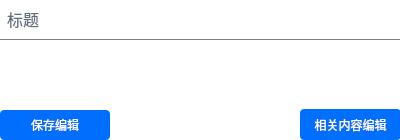
                    <widget class="QWidget" name="dialog" native="true">
                     <property name="geometry">
                      <rect>
                       <x>0</x>
                       <y>10</y>
                       <width>400</width>
                       <height>140</height>
                      </rect>
                     </property>
                     <layout class="QVBoxLayout" name="verticalLayout_34">
                      <property name="spacing">
                       <number>0</number>
                      </property>
                      <property name="leftMargin">
                       <number>0</number>
                      </property>
                      <property name="topMargin">
                       <number>0</number>
                      </property>
                      <property name="rightMargin">
                       <number>0</number>
                      </property>
                      <property name="bottomMargin">
                       <number>0</number>
                      </property>
                      <item>
                       <widget class="QWidget" name="dialogtop" native="true">
                        <property name="minimumSize">
                         <size>
                          <width>400</width>
                          <height>40</height>
                         </size>
                        </property>
                        <property name="maximumSize">
                         <size>
                          <width>400</width>
                          <height>40</height>
                         </size>
                        </property>
                        <property name="styleSheet">
                         <string notr="true">#dialogtop{background-color:white;border-bottom:1px solid gray;}</string>
                        </property>
                        <layout class="QHBoxLayout" name="horizontalLayout_6">
                         <property name="spacing">
                          <number>0</number>
                         </property>
                         <property name="leftMargin">
                          <number>0</number>
                         </property>
                         <property name="topMargin">
                          <number>0</number>
                         </property>
                         <property name="rightMargin">
                          <number>0</number>
                         </property>
                         <property name="bottomMargin">
                          <number>0</number>
                         </property>
                         <item>
                          <widget class="QLabel" name="label_30">
                           <property name="minimumSize">
                            <size>
                             <width>5</width>
                             <height>0</height>
                            </size>
                           </property>
                           <property name="maximumSize">
                            <size>
                             <width>5</width>
                             <height>16777215</height>
                            </size>
                           </property>
                           <property name="text">
                            <string/>
                           </property>
                           <property name="pixmap">
                            <pixmap resource="twoDdisplay.qrc">:/twoDdisplay/rectleft</pixmap>
                           </property>
                          </widget>
                         </item>
                         <item>
                          <widget class="QLineEdit" name="dialogtitle">
                           <property name="minimumSize">
                            <size>
                             <width>0</width>
                             <height>38</height>
                            </size>
                           </property>
                           <property name="maximumSize">
                            <size>
                             <width>16777215</width>
                             <height>38</height>
                            </size>
                           </property>
                           <property name="font">
                            <font>
                             <family>Adobe 黑体 Std R</family>
                             <pointsize>-1</pointsize>
                            </font>
                           </property>
                           <property name="styleSheet">
                            <string notr="true">font-size:16px;
color:rgb(98,109,125);
border:0;</string>
                           </property>
                           <property name="text">
                            <string>标题</string>
                           </property>
                          </widget>
                         </item>
                         <item>
                          <widget class="QPushButton" name="dialogclose">
                           <property name="minimumSize">
                            <size>
                             <width>30</width>
                             <height>30</height>
                            </size>
                           </property>
                           <property name="maximumSize">
                            <size>
                             <width>30</width>
                             <height>30</height>
                            </size>
                           </property>
                           <property name="cursor">
                            <cursorShape>PointingHandCursor</cursorShape>
                           </property>
                           <property name="styleSheet">
                            <string notr="true">QPushButton:hover{
	background-color:transparent;
	background-image: url(:/twoDdisplay/closehover);
    border:0;
    outline:none;
}

QPushButton {
	background-color:transparent;
	background-image: url(:/twoDdisplay/close);
    border:0;
    outline:none;
}</string>
                           </property>
                           <property name="text">
                            <string/>
                           </property>
                           <property name="iconSize">
                            <size>
                             <width>20</width>
                             <height>20</height>
                            </size>
                           </property>
                           <property name="flat">
                            <bool>false</bool>
                           </property>
                          </widget>
                         </item>
                         <item>
                          <widget class="QLabel" name="label_105">
                           <property name="minimumSize">
                            <size>
                             <width>5</width>
                             <height>0</height>
                            </size>
                           </property>
                           <property name="maximumSize">
                            <size>
                             <width>5</width>
                             <height>16777215</height>
                            </size>
                           </property>
                           <property name="text">
                            <string/>
                           </property>
                           <property name="pixmap">
                            <pixmap resource="twoDdisplay.qrc">:/twoDdisplay/rectright</pixmap>
                           </property>
                           <property name="alignment">
                            <set>Qt::AlignRight|Qt::AlignTrailing|Qt::AlignVCenter</set>
                           </property>
                          </widget>
                         </item>
                        </layout>
                        <zorder>label_30</zorder>
                        <zorder>label_105</zorder>
                        <zorder>dialogclose</zorder>
                        <zorder>dialogtitle</zorder>
                       </widget>
                      </item>
                      <item>
                       <widget class="QWidget" name="dialogcontent" native="true">
                        <property name="minimumSize">
                         <size>
                          <width>0</width>
                          <height>100</height>
                         </size>
                        </property>
                        <property name="maximumSize">
                         <size>
                          <width>16777215</width>
                          <height>100</height>
                         </size>
                        </property>
                        <property name="styleSheet">
                         <string notr="true">#dialogcontent{background-color:white;}</string>
                        </property>
                        <widget class="QTextEdit" name="textcontent">
                         <property name="geometry">
                          <rect>
                           <x>0</x>
                           <y>0</y>
                           <width>300</width>
                           <height>100</height>
                          </rect>
                         </property>
                         <property name="minimumSize">
                          <size>
                           <width>300</width>
                           <height>100</height>
                          </size>
                         </property>
                         <property name="maximumSize">
                          <size>
                           <width>300</width>
                           <height>100</height>
                          </size>
                         </property>
                         <property name="styleSheet">
                          <string notr="true">line-height:16px;
font-size:12px;
color:rgb(98,109,125);
border:0;</string>
                         </property>
                         <property name="lineWrapMode">
                          <enum>QTextEdit::WidgetWidth</enum>
                         </property>
                         <property name="readOnly">
                          <bool>false</bool>
                         </property>
                         <property name="html">
                          <string>&lt;!DOCTYPE HTML PUBLIC &quot;-//W3C//DTD HTML 4.0//EN&quot; &quot;http://www.w3.org/TR/REC-html40/strict.dtd&quot;&gt;
&lt;html&gt;&lt;head&gt;&lt;meta name=&quot;qrichtext&quot; content=&quot;1&quot; /&gt;&lt;style type=&quot;text/css&quot;&gt;
p, li { white-space: pre-wrap; }
&lt;/style&gt;&lt;/head&gt;&lt;body style=&quot; font-family:'SimSun'; font-size:12px; font-weight:400; font-style:normal;&quot;&gt;
&lt;p style=&quot;-qt-paragraph-type:empty; margin-top:12px; margin-bottom:12px; margin-left:0px; margin-right:0px; -qt-block-indent:0; text-indent:0px;&quot;&gt;&lt;br /&gt;&lt;/p&gt;&lt;/body&gt;&lt;/html&gt;</string>
                         </property>
                        </widget>
                        <widget class="QWidget" name="widget_15" native="true">
                         <property name="geometry">
                          <rect>
                           <x>300</x>
                           <y>0</y>
                           <width>100</width>
                           <height>100</height>
                          </rect>
                         </property>
                         <property name="minimumSize">
                          <size>
                           <width>100</width>
                           <height>100</height>
                          </size>
                         </property>
                         <property name="maximumSize">
                          <size>
                           <width>100</width>
                           <height>100</height>
                          </size>
                         </property>
                         <widget class="QToolButton" name="vicontent">
                          <property name="geometry">
                           <rect>
                            <x>0</x>
                            <y>0</y>
                            <width>100</width>
                            <height>100</height>
                           </rect>
                          </property>
                          <property name="minimumSize">
                           <size>
                            <width>100</width>
                            <height>100</height>
                           </size>
                          </property>
                          <property name="maximumSize">
                           <size>
                            <width>100</width>
                            <height>100</height>
                           </size>
                          </property>
                          <property name="cursor">
                           <cursorShape>PointingHandCursor</cursorShape>
                          </property>
                          <property name="styleSheet">
                           <string notr="true">border:0</string>
                          </property>
                          <property name="text">
                           <string/>
                          </property>
                          <property name="iconSize">
                           <size>
                            <width>100</width>
                            <height>100</height>
                           </size>
                          </property>
                         </widget>
                         <widget class="QToolButton" name="imgprew_editbtn">
                          <property name="geometry">
                           <rect>
                            <x>0</x>
                            <y>69</y>
                            <width>101</width>
                            <height>31</height>
                           </rect>
                          </property>
                          <property name="cursor">
                           <cursorShape>PointingHandCursor</cursorShape>
                          </property>
                          <property name="styleSheet">
                           <string notr="true">font-size: 12px;
color: #ffffff;
background: #006FFE;
border-radius: 4px;</string>
                          </property>
                          <property name="text">
                           <string>相关内容编辑</string>
                          </property>
                         </widget>
                        </widget>
                        <widget class="QToolButton" name="save_edit">
                         <property name="geometry">
                          <rect>
                           <x>0</x>
                           <y>70</y>
                           <width>110</width>
                           <height>30</height>
                          </rect>
                         </property>
                         <property name="minimumSize">
                          <size>
                           <width>110</width>
                           <height>30</height>
                          </size>
                         </property>
                         <property name="maximumSize">
                          <size>
                           <width>110</width>
                           <height>30</height>
                          </size>
                         </property>
                         <property name="cursor">
                          <cursorShape>PointingHandCursor</cursorShape>
                         </property>
                         <property name="styleSheet">
                          <string notr="true">font-size: 12px;
color: #ffffff;
background: #006FFE;
border-radius: 4px;</string>
                         </property>
                         <property name="text">
                          <string>保存编辑</string>
                         </property>
                        </widget>
                       </widget>
                      </item>
                     </layout>
                    </widget>
